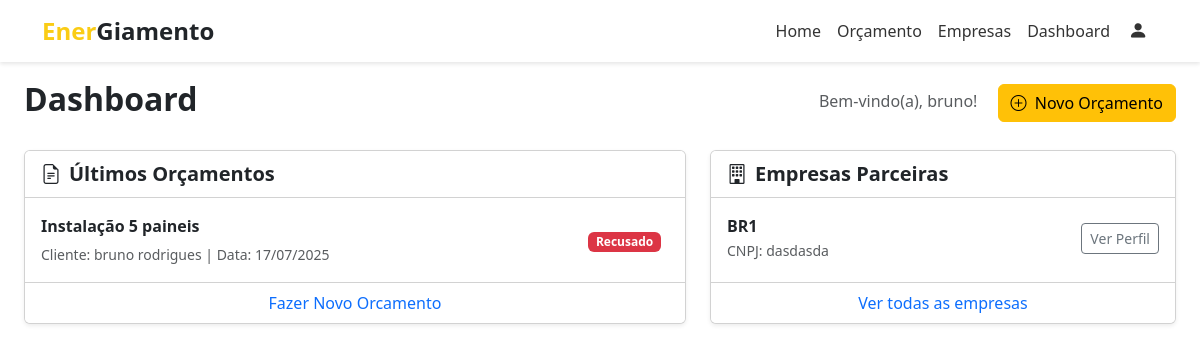
The app's page /dashboard (signed in), older data.
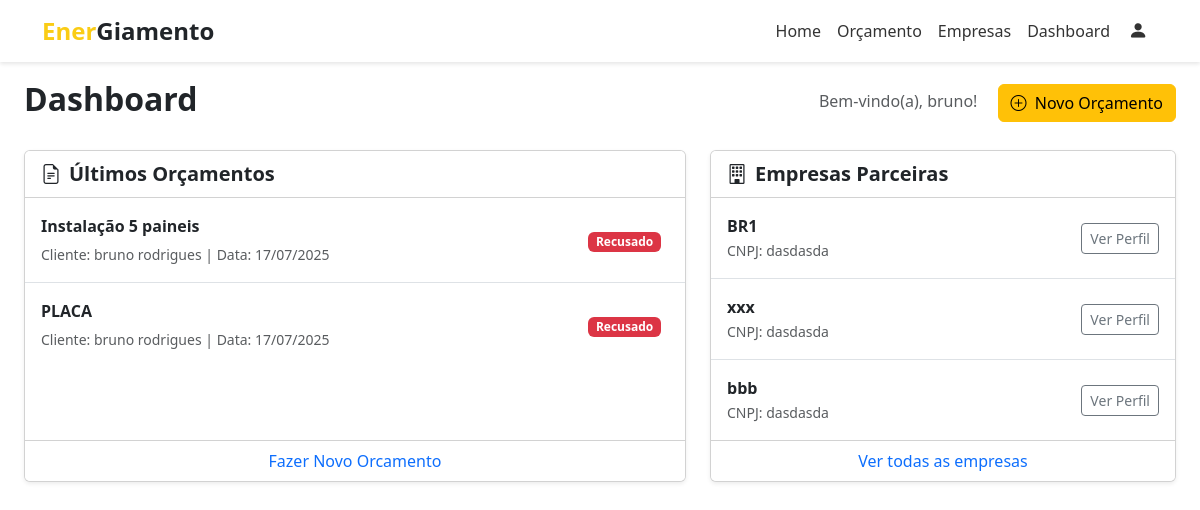
The same page, newer data.
### app/models.py (models this page shows)
class Orcamento(db.Model):
    idproposta = db.Column(db.Integer, primary_key=True)
    descricao = db.Column(db.Text)
    area_placas = db.Column(db.Integer)
    valor_orcamento = db.Column(db.Integer)
    status_orcamento = db.Column(db.Integer)
    vencedor = db.Column(db.String(45))
    data_proposta = db.Column(db.Date)
    data_reposta = db.Column(db.Date)
    local = db.Column(db.String(100))
    clientes = db.relationship(
        'Cliente',
        secondary='proposta_has_cliente',
        back_populates='orcamentos'
    )
    fornecedores = db.relationship(
        'Fornecedor',
        secondary='orcamento_has_fornecedor',
        back_populates='orcamentos'
    )

class Cliente(db.Model):
    idcliente = db.Column(db.Integer, primary_key=True)
    nome = db.Column(db.String(100))
    cpf = db.Column(db.String(14))
    contato_idcontato = db.Column(db.Integer, db.ForeignKey('contato.idcontato'))
    cadastro_idcadastro = db.Column(db.Integer, db.ForeignKey('cadastro.idcadastro'))
    status = db.Column(db.Integer)
    data_cadastro = db.Column(db.Date)
    endereco_idendereco = db.Column(db.Integer, db.ForeignKey('endereco.idendereco'))
    endereco = db.relationship('Endereco')
    data_nascimento = db.Column(db.Date)
    contato = db.relationship('Contato')
    orcamentos = db.relationship(
        'Orcamento',
        secondary='proposta_has_cliente',
        back_populates='clientes'
    )

class Fornecedor(db.Model):
    idfornecedor = db.Column(db.Integer, primary_key=True)
    nome = db.Column(db.String(100))
    cnpj = db.Column(db.String(18))
    contato_idcontato = db.Column(db.Integer, db.ForeignKey('contato.idcontato'))
    cadastro_idcadastro = db.Column(db.Integer, db.ForeignKey('cadastro.idcadastro'))
    endereco_idendereco = db.Column(db.Integer, db.ForeignKey('endereco.idendereco'))
    endereco = db.relationship('Endereco', back_populates='fornecedores')
    atualizacao_servico = db.Column(db.Date)
    contato = db.relationship('Contato')
    servicos = db.relationship(
        'Servico',
        secondary='servico_has_fornecedor',
        back_populates='fornecedores'
    )
    orcamentos = db.relationship(
        'Orcamento',
        secondary='orcamento_has_fornecedor',
        back_populates='fornecedores'
    )

### app/main/__init__.py (the view)
@main.route('/dashboard')
def dashboard():
    if 'usuario' not in session:
        return redirect(url_for('auth.login'))
    usuario_id = session.get('idcadastro')
    if not usuario_id:
        return "Fornecedor não encontrado"
    todos = Fornecedor.query.all()
    cliente_orcamento = Cliente.query.filter_by(cadastro_idcadastro=usuario_id).first()
    orcamentos_do_cliente = cliente_orcamento.orcamentos
    return render_template('dashboard.html', usuario=session['usuario'], fornecedores=todos, orcamentos=orcamentos_do_cliente)

### app/templates/dashboard.html
{% extends "base.html" %}
{% block content %}
<div class="container-fluid p-4">
    <div class="d-flex justify-content-between align-items-center mb-4">
        <h1 class="h2 fw-bold">Dashboard</h1>
        <div>
            <span class="text-muted me-3">Bem-vindo(a), {{ usuario }}!</span>
            <a href="{{ url_for('main.novo_orcamento') }}" class="btn btn-warning">
                <i class="bi bi-plus-circle me-1"></i>
                Novo Orçamento
            </a>
        </div>
    </div>
    <div class="row g-4">
        <div class="col-lg-7">
            <div class="card shadow-sm h-100">
                <div class="card-header bg-white fw-bold fs-5">
                    <i class="bi bi-file-earmark-text me-2"></i>Últimos Orçamentos
                </div>
                <div class="card-body p-0">
                    <ul class="list-group list-group-flush">
                        {% for orcamento in orcamentos %}
                        <li class="list-group-item d-flex justify-content-between align-items-center p-3">
                            <div>
                                <p class="mb-1 fw-bold">{{ orcamento.descricao }}</p>
                                <small class="text-muted">
                                    {% if orcamento.clientes %}
                                        Cliente: {{ orcamento.clientes[0].nome }} |
                                    {% endif %}
                                    Data: {{ orcamento.data_proposta.strftime('%d/%m/%Y') if orcamento.data_proposta }}
                                </small>
                            </div>
                            <div>
                                {% if orcamento.status_orcamento == 2 %}
                                    <span class="badge bg-success me-2">Aprovado</span>
                                {% elif orcamento.status_orcamento == 1 %}
                                    <span class="badge bg-warning text-dark me-2">Pendente</span>
                                {% else %}
                                    <span class="badge bg-danger me-2">Recusado</span>
                                {% endif %}
                            </div>
                        </li>
                        {% else %}
                            <li class="list-group-item text-center text-muted p-4">Nenhum orçamento cadastrado.</li>
                        {% endfor %}
                    </ul>
                </div>
                <div class="card-footer bg-white text-center">
                    <a href="{{ url_for('main.novo_orcamento') }}" class="text-decoration-none">Fazer Novo Orcamento</a>
                </div>
            </div>
        </div>
        <div class="col-lg-5">
            <div class="card shadow-sm h-100">
                <div class="card-header bg-white fw-bold fs-5">
                    <i class="bi bi-building me-2"></i>Empresas Parceiras
                </div>
                <div class="card-body p-0">
                    <ul class="list-group list-group-flush">
                        {% for f in fornecedores %}
                        <li class="list-group-item d-flex justify-content-between align-items-center p-3">
                            <div>
                                <p class="mb-0 fw-bold">{{ f.nome }}</p>
                                <small class="text-muted">CNPJ: {{ f.cnpj }}</small>
                            </div>
                            <a href="#" class="btn btn-outline-secondary btn-sm">Ver Perfil</a>
                        </li>
                        {% else %}
                            <li class="list-group-item text-center text-muted p-4">Nenhuma empresa cadastrada.</li>
                        {% endfor %}
                    </ul>
                </div>
                <div class="card-footer bg-white text-center">
                    <a href="{{ url_for('main.fornecedores') }}" class="text-decoration-none">Ver todas as empresas</a>
                </div>
            </div>
        </div>
    </div>
</div>
{% endblock %}

Row changes from the older to the newer data that the page shows:
added Orcamento: descricao "PLACA", nome "bruno rodrigues", data_proposta "17/07/2025", status_orcamento "Recusado"
added Fornecedor: nome "xxx", cnpj "dasdasda"
added Fornecedor: nome "bbb", cnpj "dasdasda"
